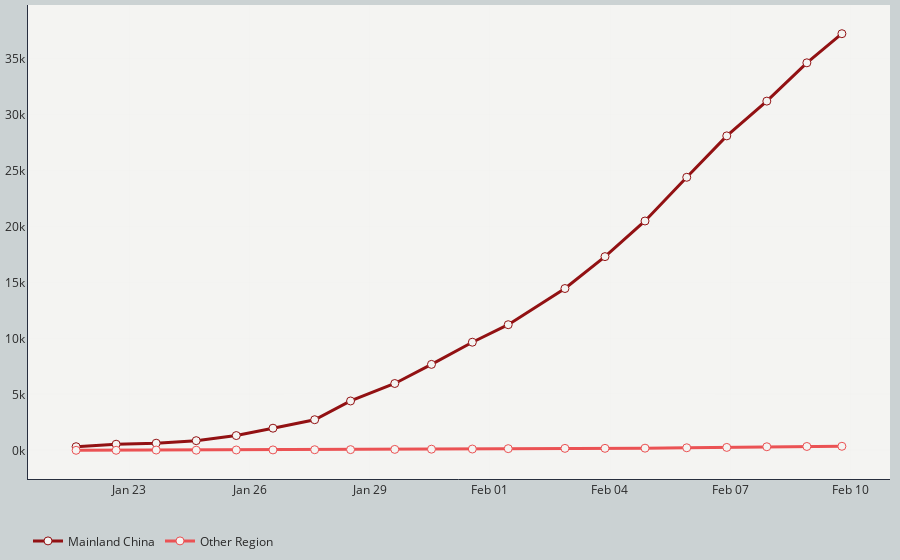

Notebook code cell kept with this figure:
### Code cell
# Line plot for confirmed cases
# Set up tick scale based on confirmed case number
tickList = list(np.arange(0, df_confirmed['Mainland China'].max()+1000, 5000))

# Create empty figure canvas
fig_confirmed = go.Figure()
# Add trace to the figure
fig_confirmed.add_trace(go.Scatter(x=df_confirmed['Date'], y=df_confirmed['Mainland China'],
                                   mode='lines+markers',
                                   name='Mainland China',
                                   line=dict(color='#921113', width=3),
                                   marker=dict(size=8, color='#f4f4f2',
                                               line=dict(width=1,color='#921113')),
                                   text=[datetime.strftime(d, '%b %d %Y AEDT') for d in df_confirmed['Date']],
                                   hovertext=['Mainland China confirmed<br>{:,d} cases<br>'.format(i) for i in df_confirmed['Mainland China']],
                                   hovertemplate='<b>%{text}</b><br></br>'+
                                                 '%{hovertext}'+
                                                 '<extra></extra>'))
fig_confirmed.add_trace(go.Scatter(x=df_confirmed['Date'], y=df_confirmed['Other locations'],
                                   mode='lines+markers',
                                   name='Other Region',
                                   line=dict(color='#eb5254', width=3),
                                   marker=dict(size=8, color='#f4f4f2',
                                               line=dict(width=1,color='#eb5254')),
                                   text=[datetime.strftime(d, '%b %d %Y AEDT') for d in df_confirmed['Date']],
                                   hovertext=['Other locations confirmed<br>{:,d} cases<br>'.format(i) for i in df_confirmed['Other locations']],
                                   hovertemplate='<b>%{text}</b><br></br>'+
                                                 '%{hovertext}'+
                                                 '<extra></extra>'))
# Customise layout
fig_confirmed.update_layout(
    #title=dict(
    #    text="<b>Confirmed Cases Timeline<b>",
    #    y=0.96, x=0.5, xanchor='center', yanchor='top',
    #    font=dict(size=20, color="#292929", family="Playfair Display")
    #),
    margin=go.layout.Margin(
        l=10,
        r=10,
        b=10,
        t=5,
        pad=0
    ),
    yaxis=dict(
        showline=True, linecolor='#272e3e',
        zeroline=False,
        gridcolor='rgba(203, 210, 211,.3)',
        gridwidth = .1,
        tickmode='array',
        # Set tick range based on the maximum number
        tickvals=tickList,
        # Set tick label accordingly
        ticktext=["{:.0f}k".format(i/1000) for i in tickList]
    ),
#    yaxis_title="Total Confirmed Case Number",
    xaxis=dict(
        showline=True, linecolor='#272e3e',
        gridcolor='rgba(203, 210, 211,.3)',
        gridwidth = .1,
        zeroline=False
    ),
    xaxis_tickformat='%b %d',
    hovermode = 'x',
    legend_orientation="h",
#    legend=dict(x=.35, y=-.05),
    plot_bgcolor='#f4f4f2',
    paper_bgcolor='#cbd2d3',
    font=dict(color='#292929')
)

fig_confirmed.show()

### Figure 1 — Plotly figure (JSON) as saved in the notebook; plotly's stock layout.template omitted (floating-point values rounded to 4 significant figures)
{"data": [{"hovertemplate": "<b>%{text}</b><br></br>%{hovertext}<extra></extra>", "hovertext": ["Mainland China confirmed<br>37,208 cases<br>", "Mainland China confirmed<br>34,609 cases<br>", "Mainland China confirmed<br>31,187 cases<br>", "Mainland China confirmed<br>28,085 cases<br>", "Mainland China confirmed<br>24,385 cases<br>", "Mainland China confirmed<br>20,483 cases<br>", "Mainland China confirmed<br>17,302 cases<br>", "Mainland China confirmed<br>14,451 cases<br>", "Mainland China confirmed<br>11,221 cases<br>", "Mainland China confirmed<br>9,658 cases<br>", "Mainland China confirmed<br>7,678 cases<br>", "Mainland China confirmed<br>5,970 cases<br>", "Mainland China confirmed<br>4,409 cases<br>", "Mainland China confirmed<br>2,737 cases<br>", "Mainland China confirmed<br>1,979 cases<br>", "Mainland China confirmed<br>1,320 cases<br>", "Mainland China confirmed<br>865 cases<br>", "Mainland China confirmed<br>639 cases<br>", "Mainland China confirmed<br>549 cases<br>", "Mainland China confirmed<br>327 cases<br>"], "line": {"color": "#921113", "width": 3}, "marker": {"color": "#f4f4f2", "line": {"color": "#921113", "width": 1}, "size": 8}, "mode": "lines+markers", "name": "Mainland China", "text": ["Feb 09 2020 AEDT", "Feb 08 2020 AEDT", "Feb 07 2020 AEDT", "Feb 06 2020 AEDT", "Feb 05 2020 AEDT", "Feb 04 2020 AEDT", "Feb 03 2020 AEDT", "Feb 02 2020 AEDT", "Feb 01 2020 AEDT", "Jan 31 2020 AEDT", "Jan 30 2020 AEDT", "Jan 29 2020 AEDT", "Jan 28 2020 AEDT", "Jan 27 2020 AEDT", "Jan 26 2020 AEDT", "Jan 25 2020 AEDT", "Jan 24 2020 AEDT", "Jan 23 2020 AEDT", "Jan 22 2020 AEDT", "Jan 21 2020 AEDT"], "type": "scatter", "x": ["2020-02-09T19:00:00", "2020-02-08T22:00:00", "2020-02-07T22:00:00", "2020-02-06T22:00:00", "2020-02-05T22:00:00", "2020-02-04T21:00:00", "2020-02-03T21:00:00", "2020-02-02T21:00:00", "2020-02-01T11:00:00", "2020-01-31T13:30:00", "2020-01-30T13:00:00", "2020-01-29T15:00:00", "2020-01-28T12:30:00", "2020-01-27T15:00:00", "2020-01-26T14:00:00", "2020-01-25T16:00:00", "2020-01-24T16:00:00", "2020-01-23T16:00:00", "2020-01-22T16:00:00", "2020-01-21T16:00:00"], "y": [37208, 34609, 31187, 28085, 24385, 20483, 17302, 14451, 11221, 9658, 7678, 5970, 4409, 2737, 1979, 1320, 865, 639, 549, 327]}, {"hovertemplate": "<b>%{text}</b><br></br>%{hovertext}<extra></extra>", "hovertext": ["Other locations confirmed<br>363 cases<br>", "Other locations confirmed<br>347 cases<br>", "Other locations confirmed<br>321 cases<br>", "Other locations confirmed<br>263 cases<br>", "Other locations confirmed<br>231 cases<br>", "Other locations confirmed<br>194 cases<br>", "Other locations confirmed<br>181 cases<br>", "Other locations confirmed<br>177 cases<br>", "Other locations confirmed<br>152 cases<br>", "Other locations confirmed<br>118 cases<br>", "Other locations confirmed<br>105 cases<br>", "Other locations confirmed<br>87 cases<br>", "Other locations confirmed<br>64 cases<br>", "Other locations confirmed<br>57 cases<br>", "Other locations confirmed<br>40 cases<br>", "Other locations confirmed<br>34 cases<br>", "Other locations confirmed<br>16 cases<br>", "Other locations confirmed<br>26 cases<br>", "Other locations confirmed<br>6 cases<br>", "Other locations confirmed<br>5 cases<br>"], "line": {"color": "#eb5254", "width": 3}, "marker": {"color": "#f4f4f2", "line": {"color": "#eb5254", "width": 1}, "size": 8}, "mode": "lines+markers", "name": "Other Region", "text": ["Feb 09 2020 AEDT", "Feb 08 2020 AEDT", "Feb 07 2020 AEDT", "Feb 06 2020 AEDT", "Feb 05 2020 AEDT", "Feb 04 2020 AEDT", "Feb 03 2020 AEDT", "Feb 02 2020 AEDT", "Feb 01 2020 AEDT", "Jan 31 2020 AEDT", "Jan 30 2020 AEDT", "Jan 29 2020 AEDT", "Jan 28 2020 AEDT", "Jan 27 2020 AEDT", "Jan 26 2020 AEDT", "Jan 25 2020 AEDT", "Jan 24 2020 AEDT", "Jan 23 2020 AEDT", "Jan 22 2020 AEDT", "Jan 21 2020 AEDT"], "type": "scatter", "x": ["2020-02-09T19:00:00", "2020-02-08T22:00:00", "2020-02-07T22:00:00", "2020-02-06T22:00:00", "2020-02-05T22:00:00", "2020-02-04T21:00:00", "2020-02-03T21:00:00", "2020-02-02T21:00:00", "2020-02-01T11:00:00", "2020-01-31T13:30:00", "2020-01-30T13:00:00", "2020-01-29T15:00:00", "2020-01-28T12:30:00", "2020-01-27T15:00:00", "2020-01-26T14:00:00", "2020-01-25T16:00:00", "2020-01-24T16:00:00", "2020-01-23T16:00:00", "2020-01-22T16:00:00", "2020-01-21T16:00:00"], "y": [363, 347, 321, 263, 231, 194, 181, 177, 152, 118, 105, 87, 64, 57, 40, 34, 16, 26, 6, 5]}], "layout": {"font": {"color": "#292929"}, "hovermode": "x", "legend": {"orientation": "h"}, "margin": {"b": 10, "l": 10, "pad": 0, "r": 10, "t": 5}, "paper_bgcolor": "#cbd2d3", "plot_bgcolor": "#f4f4f2", "xaxis": {"gridcolor": "rgba(203, 210, 211,.3)", "gridwidth": 0.1, "linecolor": "#272e3e", "showline": true, "tickformat": "%b %d", "zeroline": false}, "yaxis": {"gridcolor": "rgba(203, 210, 211,.3)", "gridwidth": 0.1, "linecolor": "#272e3e", "showline": true, "tickmode": "array", "ticktext": ["0k", "5k", "10k", "15k", "20k", "25k", "30k", "35k"], "tickvals": [0, 5000, 10000, 15000, 20000, 25000, 30000, 35000], "zeroline": false}}}
